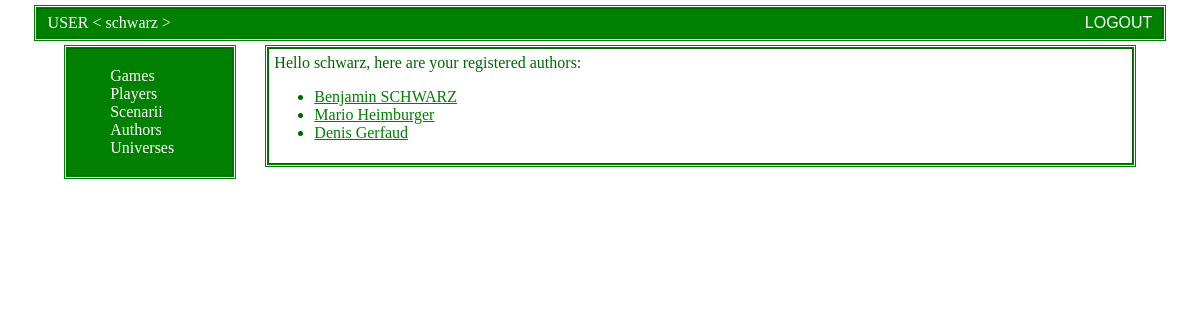
The app's page /archive/authors (signed in) with its own data.
### archive/models.py (models this page shows, shortened)
class Author(models.Model):
    name = models.CharField(max_length=30,blank=False)
    contact = models.TextField(blank=True,
        help_text="Comment peut-on contacter l'auteur ?")
    owner_user = models.ForeignKey(User, on_delete=models.CASCADE)

### archive/views.py (the view)
# urls.py: path("authors", views.authors_view,name='authors'),
def authors_view(request):
    my_authors=Author.objects.filter( owner_user = request.user.pk )
    template_name = 'archive/authors.html'
    context = {
        'my_list_of_authors' : my_authors
        }
    template = loader.get_template(template_name)
    return HttpResponse(template.render(context, request))

### archive/templates/archive/authors.html (shortened to what this page needs)
{% extends "archive/skeleton-base.html" %}
{% block page_content %}
Hello {{user.username}}, here are your registered authors:
{% if my_list_of_authors %}
    <ul>
    {% for author in my_list_of_authors %}
    <li><a href="/archive/author/{{author.pk}}">{{ author.name }}</a> {% if author.contact %}({{ author.contact }}) {% endif %}</li>
    {% endfor %}
    </ul>
{% else %}
    <p>No authors found for user {{username}}.</p>
{% endif %}
{% endblock %}

### archive/templates/archive/skeleton-base.html (shortened to what this page needs)
<!DOCTYPE html>
<html lang="en">
<head>
    {% load static %}
    <link rel="stylesheet" type="text/css" href="{% static 'archive/style.css' %}">
</head>
<body>
    <div id="banner-top">
      <div id="banner-top-left">USER < {{user.username}} ></div>
      <div id="banner-top-right"><a href="/archive/logout">logout</a></div>
    </div>
    <div id="page-content-container">
      <div id="page-sidebar">
        <ul>
          <li><a href="/archive">Games</a></li>
          <li><a href="/archive/player">Players</a></li>
          <li><a href="/archive/scenario">Scenarii</a></li>
          <li><a href="/archive/authors">Authors</a></li>
          <li><a href="/archive/universe">Universes</a></li>
        </ul>
      </div>
      <div id="page-content">
          {% block page_content %}{% endblock %}
      </div>
    </div>
</body>
</html>

### archive/static/archive/style.css (style rules this page uses)
#banner-top { margin: auto; width:95%; overflow: auto; align:center; border: 1px solid DarkGreen; outline-style: double; outline-color: Green; background-color: Green; color : white; }
#banner-top-left { float: left; width:45%; padding 10px; align:left; text-align:left; padding-left: 10px; padding-top: 5px; padding-bottom: 5px; }
#banner-top-right { float: right; width:45%; padding 10px; align:right; text-align:right; text-transform: uppercase; font-style: normal; font-family: "Arial", Arial, Sans-serif; padding-right: 10px; padding-top: 5px; padding-bottom: 5px; }
#banner-top-right a { color: white; text-decoration: none; }
#page-content-container { margin: auto; position: relative; top: 10px; width:90%; }
#page-sidebar { float: left; width:15%; padding: 2px; border: 1px solid DarkGreen; outline-style: double; outline-color: Green; background-color: Green; color : white; }
#page-sidebar li { list-style-type: none; }
#page-sidebar a { color: white; text-decoration: none; }
#page-content { float: right; width:80%; padding: 5px; border: 1px solid DarkGreen; outline-style: double; outline-color: Green; background-color: white; color : DarkGreen; }
#page-content li a { color: green; }

### records on screen
Author: name "Benjamin SCHWARZ"
Author: name "Mario Heimburger"
Author: name "Denis Gerfaud"

### other values on screen
{{ user.username }} "schwarz"
